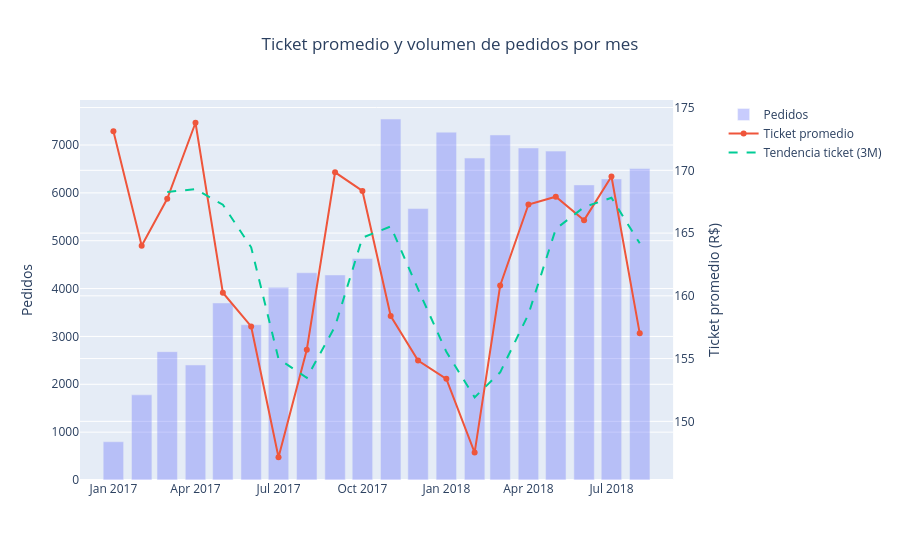

The notebook cell this image was saved under:
### Markdown cell above
### Nota metodológica sobre la caída final de la serie temporal

La caída observada al final del periodo no se interpreta directamente como un deterioro real del negocio. La revisión de la cobertura mensual muestra que algunos meses presentan menor volumen de registros y menor número de días activos, por lo que pueden reflejar periodos incompletos o parcialmente capturados. Para evitar conclusiones erróneas, la interpretación de tendencia se apoya en el tramo más estable del dataset.

### Code cell
fig = make_subplots(specs=[[{"secondary_y": True}]])
fig.add_bar(x=monthly_business["purchase_year_month"], y=monthly_business["pedidos"],
            name="Pedidos", opacity=.35, secondary_y=False)
fig.add_scatter(x=monthly_business["purchase_year_month"], y=monthly_business["ticket_promedio"],
                name="Ticket promedio", mode="lines+markers", secondary_y=True)
fig.add_scatter(x=monthly_business["purchase_year_month"], y=monthly_business["ticket_ma3"],
                name="Tendencia ticket (3M)", mode="lines", line=dict(dash="dash"), secondary_y=True)

fig.update_layout(title="Ticket promedio y volumen de pedidos por mes", title_x=.5, hovermode="x unified")
fig.update_yaxes(title_text="Pedidos", secondary_y=False)
fig.update_yaxes(title_text="Ticket promedio (R$)", secondary_y=True)
fig.show()

### Figure 1 — Plotly figure (JSON) as saved in the notebook; plotly's stock layout.template omitted (floating-point values rounded to 4 significant figures)
{"data": [{"name": "Pedidos", "opacity": 0.35, "type": "bar", "x": ["2017-01", "2017-02", "2017-03", "2017-04", "2017-05", "2017-06", "2017-07", "2017-08", "2017-09", "2017-10", "2017-11", "2017-12", "2018-01", "2018-02", "2018-03", "2018-04", "2018-05", "2018-06", "2018-07", "2018-08"], "xaxis": "x", "y": [800, 1780, 2682, 2404, 3700, 3245, 4026, 4331, 4285, 4631, 7544, 5673, 7269, 6728, 7211, 6939, 6873, 6167, 6292, 6512], "yaxis": "y"}, {"mode": "lines+markers", "name": "Ticket promedio", "type": "scatter", "x": ["2017-01", "2017-02", "2017-03", "2017-04", "2017-05", "2017-06", "2017-07", "2017-08", "2017-09", "2017-10", "2017-11", "2017-12", "2018-01", "2018-02", "2018-03", "2018-04", "2018-05", "2018-06", "2018-07", "2018-08"], "xaxis": "x", "y": [173.1, 164.0, 167.7, 173.8, 160.2, 157.6, 147.1, 155.7, 169.8, 168.4, 158.4, 154.8, 153.4, 147.5, 160.8, 167.3, 167.9, 166.0, 169.5, 157.0], "yaxis": "y2"}, {"line": {"dash": "dash"}, "mode": "lines", "name": "Tendencia ticket (3M)", "type": "scatter", "x": ["2017-01", "2017-02", "2017-03", "2017-04", "2017-05", "2017-06", "2017-07", "2017-08", "2017-09", "2017-10", "2017-11", "2017-12", "2018-01", "2018-02", "2018-03", "2018-04", "2018-05", "2018-06", "2018-07", "2018-08"], "xaxis": "x", "y": [null, null, 168.3, 168.5, 167.3, 163.9, 155.0, 153.5, 157.6, 164.6, 165.5, 160.5, 155.5, 151.9, 153.9, 158.5, 165.3, 167.1, 167.8, 164.2], "yaxis": "y2"}], "layout": {"hovermode": "x unified", "title": {"text": "Ticket promedio y volumen de pedidos por mes", "x": 0.5}, "xaxis": {"anchor": "y", "domain": [0, 0.94]}, "yaxis": {"anchor": "x", "domain": [0, 1], "title": {"text": "Pedidos"}}, "yaxis2": {"anchor": "x", "overlaying": "y", "side": "right", "title": {"text": "Ticket promedio (R$)"}}}}
